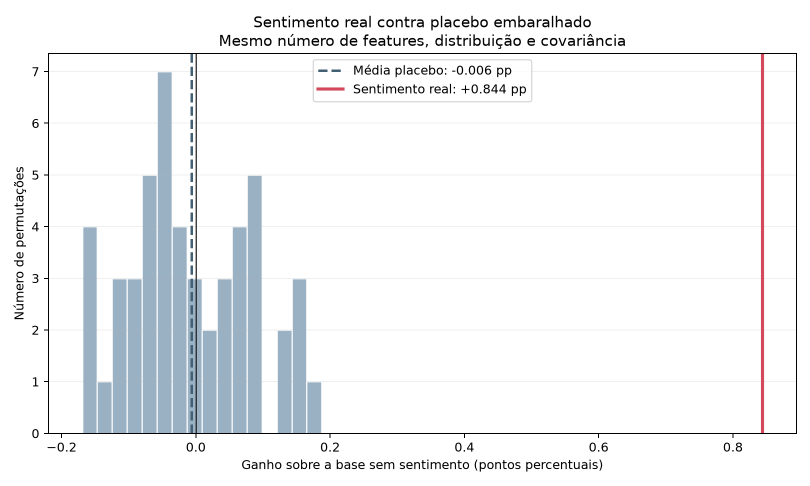
#> input picture paper/sentiment_placebo_test.png, 1620 x 972 px (shown at 1/2 size)
$ python -i extract_fourier_spectrum_features.py   (imports and definitions only)
#> lines starting #> are read from the running program, lines starting #| are printed output that depends on the picture
#!/usr/bin/env python3
"""Extract compact or expanded polar Fourier-spectrum features.

The ``rich`` profile is intentionally nested: it starts with the historical
152-dimensional luminance spectrum and appends the same polar descriptor for
the three Lab channels.  It therefore broadens spectral measurement without
silently switching to a different representation.
"""

from __future__ import annotations

import argparse
import sys
import time
from multiprocessing import Pool
from pathlib import Path

import numpy as np
import pandas as pd
from PIL import Image
from skimage import color as skcolor


ROOT = Path(__file__).resolve().parents[2]
sys.path.insert(0, str(ROOT / "src" / "pipeline"))
import sys as _sys
from pathlib import Path as _Path
# Os helpers moram em src/extractors/; este modulo esta um nivel abaixo.
_sys.path.insert(0, str(_Path(__file__).resolve().parent.parent))
from slic_graph_features import crop_to_region, pool_image, resolve_wikiart_records  # noqa: E402


SIZE = 256
RADIAL_BINS = 12
ANGULAR_BINS = 12
SUMMARY_NAMES = (
    "radial_centroid",
    "radial_spread",
    "low_frequency_fraction",
    "high_frequency_fraction",
    "spectral_entropy",
    "orientation_entropy",
    "orientation_peak_fraction",
    "spectral_slope",
)


def build_names(radial_bins: int, angular_bins: int):
    """Os nomes dependem da granularidade, então têm de ser regeráveis.

    Antes eram tuplas de módulo construídas uma vez; com `configure` podendo
    mudar `RADIAL_BINS`/`ANGULAR_BINS` (§5.17c) isso daria vetor de um tamanho e
    nomes de outro, em silêncio. O default (12x12) reproduz as tuplas antigas
    exatamente -- a asserção de 152/608 logo abaixo é o teste disso.
    """
#> further down, picture is the input picture: PIL image 1620x972 RGBA; mean R, G, B, A 240.4, 242, 243.7, 255
    grid = tuple(
        f"log_power_r{radial:02d}_a{angle:02d}"
        for radial in range(radial_bins)
        for angle in range(angular_bins)
    )
    compact = grid + SUMMARY_NAMES
    rich = compact + tuple(
        f"lab_{channel}_{name}"
        for channel in ("L", "a", "b")
        for name in compact
    )
    return grid, compact, rich


GRID_NAMES, COMPACT_FEATURE_NAMES, RICH_FEATURE_NAMES = build_names(RADIAL_BINS, ANGULAR_BINS)
FEATURE_NAMES = COMPACT_FEATURE_NAMES  # compatibility with historical imports
# [2 lines not run here, left out]


def frequency_geometry() -> tuple[np.ndarray, np.ndarray, np.ndarray, np.ndarray]:
    frequency = np.fft.fftshift(np.fft.fftfreq(SIZE))
    fx, fy = np.meshgrid(frequency, frequency)
    radius = np.sqrt(fx * fx + fy * fy)
    angle = np.mod(np.arctan2(fy, fx), np.pi)
    radial_edges = np.geomspace(1 / SIZE, 0.5, RADIAL_BINS + 1)
    angular_edges = np.linspace(0, np.pi, ANGULAR_BINS + 1)
    return radius, angle, radial_edges, angular_edges


RADIUS, ANGLE, RADIAL_EDGES, ANGULAR_EDGES = frequency_geometry()
VALID_FREQUENCY = (RADIUS >= RADIAL_EDGES[0]) & (RADIUS <= RADIAL_EDGES[-1])
RADIAL_CENTERS = np.sqrt(RADIAL_EDGES[:-1] * RADIAL_EDGES[1:])
HANN_WINDOW = np.outer(np.hanning(SIZE), np.hanning(SIZE)).astype(np.float32)


# [108 lines left out: functions configure, square_luminance, fourier_features, not called in this run]


def square_lab(image: Image.Image) -> np.ndarray:
    """Resize/pad in the same geometry as luminance, then return Lab planes."""
    image = image.convert("RGB")
    width, height = image.size
#> width = 1620; height = 972
    scale = SIZE / max(width, height)
#> scale = 0.158
    resized = image.resize(
        (max(2, round(width * scale)), max(2, round(height * scale))),
        Image.Resampling.BILINEAR,
    )
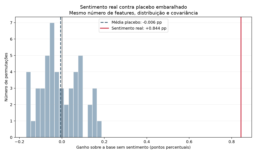
#> resized: PIL image 256x154 RGB; mean R, G, B 240.4, 242, 243.7
    rgb = np.asarray(resized, dtype=np.float32) / 255.0
    lab = skcolor.rgb2lab(rgb).astype(np.float32)
#> lab: shape (154, 256, 3) float32; mean of channels 0, 1, 2 95.3, -0.2, -1
    pad_height = SIZE - lab.shape[0]
#> pad_height = 102
    pad_width = SIZE - lab.shape[1]
#> pad_width = 0
    padding = (
        (pad_height // 2, pad_height - pad_height // 2),
        (pad_width // 2, pad_width - pad_width // 2),
        (0, 0),
    )
#> padding = ((51, 51), (0, 0), (0, 0))
    return np.pad(lab, padding, mode="reflect")
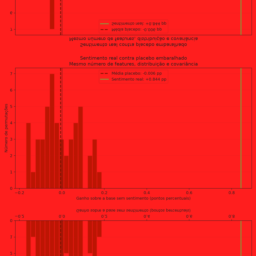
#> returned value: shape (256, 256, 3) float32; mean of channels 0, 1, 2 95.1, -0.2, -1; drawn with min black and max white


# [122 lines left out: functions feature_names, image_features, extract_one, paired_segmentation_sample, main, not called in this run]


# [2 lines not run here, left out]

>>> from PIL import Image
>>> picture = Image.open('../../../paper/sentiment_placebo_test.png')
>>> result = square_lab(picture)

$ run again, on paper/catr_full_3clf.png
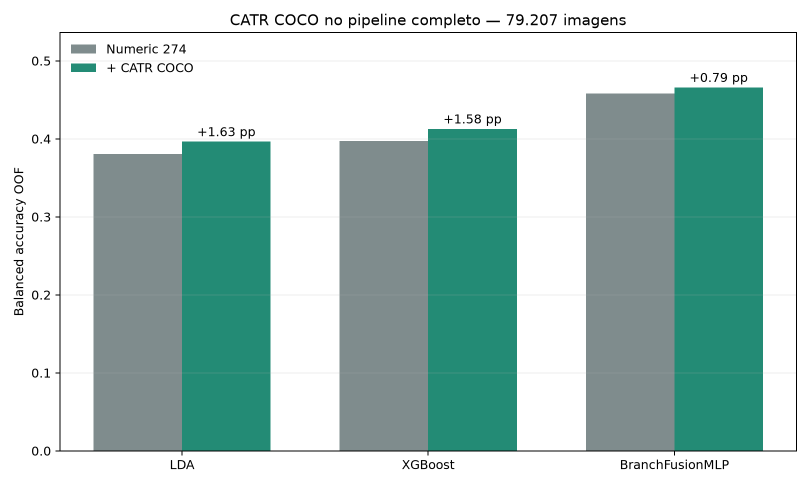
#> input picture paper/catr_full_3clf.png, 1620 x 972 px (shown at 1/2 size)
#> picture is the input picture: PIL image 1620x972 RGBA; mean R, G, B, A 174.3, 200.4, 195.7, 255
#> in square_lab, `resized = image.resize( (max(2, round(width * scale)), max(2, round(he..`:
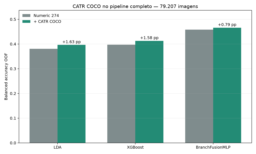
#> resized: PIL image 256x154 RGB; mean R, G, B 174.3, 200.4, 195.7
#> lab: shape (154, 256, 3) float32; mean of channels 0, 1, 2 78.7, -8.7, 0.3
#> in square_lab, `return np.pad(lab, padding, mode="reflect")`:
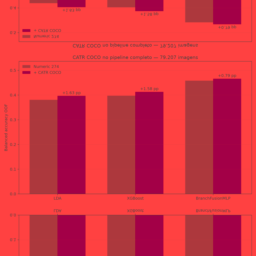
#> returned value: shape (256, 256, 3) float32; mean of channels 0, 1, 2 80.3, -8, 0.3; drawn with min black and max white

$ run again, on paper/catr_length_ladder_mlp.png
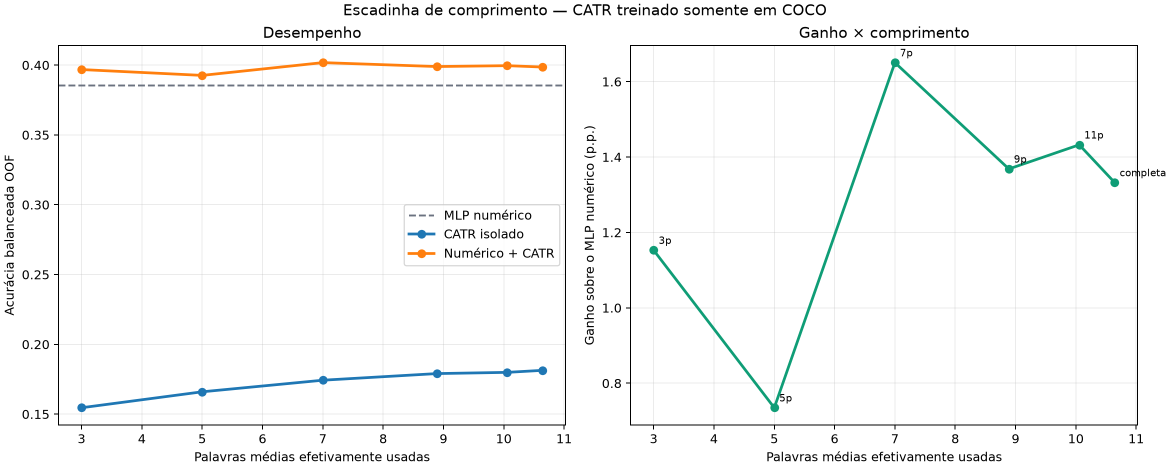
#> input picture paper/catr_length_ladder_mlp.png, 2340 x 936 px (shown at 1/2 size)
#> picture is the input picture: PIL image 2340x936 RGBA; mean R, G, B, A 247.8, 248.3, 248, 255
#> in square_lab, `resized = image.resize( (max(2, round(width * scale)), max(2, round(he..`:
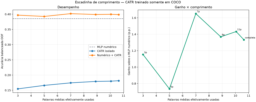
#> resized: PIL image 256x102 RGB; mean R, G, B 247.8, 248.4, 248
#> lab: shape (102, 256, 3) float32; mean of channels 0, 1, 2 97.6, -0.2, 0.1
#> in square_lab, `return np.pad(lab, padding, mode="reflect")`:
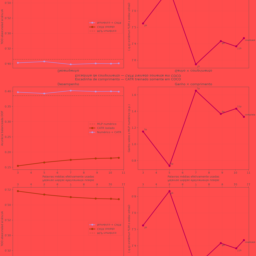
#> returned value: shape (256, 256, 3) float32; mean of channels 0, 1, 2 97.8, -0.2, 0.1; drawn with min black and max white
